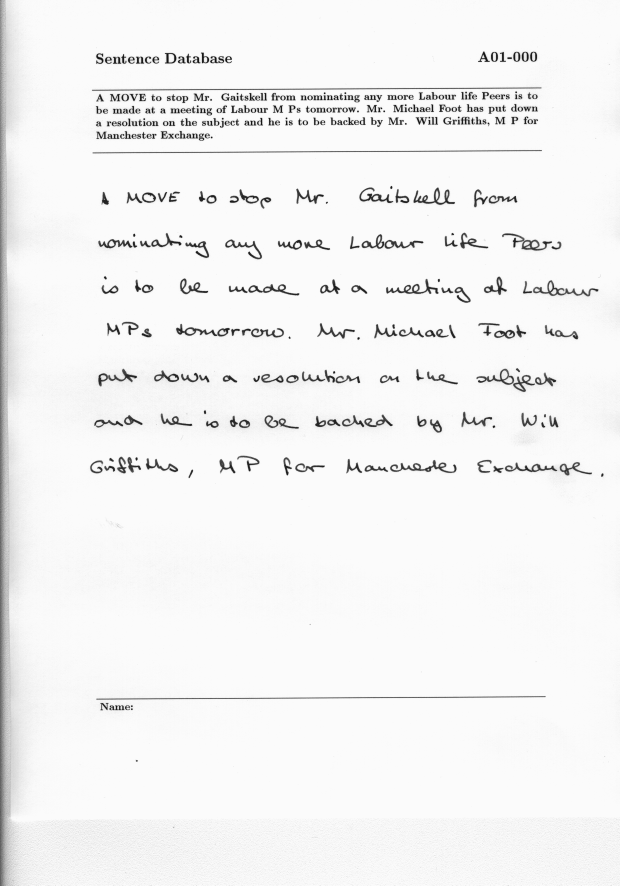
#> input picture dataset/0001.png, 2479 x 3542 px (shown at 1/4 size)
$ python -i preprocessing.py   (imports and definitions only)
#> lines starting #> are read from the running program, lines starting #| are printed output that depends on the picture; after the words box and inside, x2 and y2 are one past the last pixel; in counts of white or black regions, pixels touching at a corner belong together
#> further down, picture is the input picture: shape (3542, 2479, 3); min 14, max 251, mean 242.8
import cv2
from scipy.sparse.linalg import svds
import numpy as np

def to_grayscale(image):
    return cv2.cvtColor(image, cv2.COLOR_BGR2GRAY)

def resize_image(image, scale):
    return cv2.resize(image, (0, 0), fx=scale, fy=scale, interpolation=cv2.INTER_AREA)

def preprocess_image_by_svd(image, k):
#> called with k = 100
    h, w = image.shape
#> h = 3542; w = 2479
    max_k = min(h, w) - 1
#> max_k = 2478
    k = min(k, max_k)
#> k = 100
    U, S, Vt = svds(image.astype(np.float32), k=k)
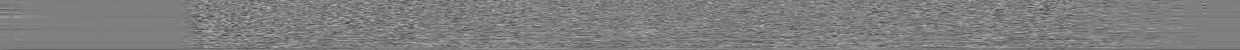
#> Vt: shape (100, 2479) float32 (shown at 1/2 size); min -0.136, max 0.139, mean -0.000198; drawn with min black and max white
#> S = 100 values from 2698.6 to 721317.8

    idx = np.argsort(S)[::-1]
#> idx = 100 values, max 99 at index 0, min 0 at index 99, mean 49.5
    U, S, Vt = U[:, idx], S[idx], Vt[idx, :]
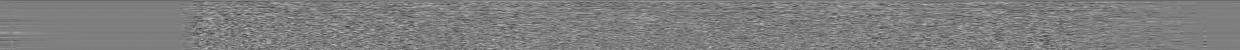
#> Vt: shape (100, 2479) float32 (shown at 1/2 size); min -0.136, max 0.139, mean -0.000198; drawn with min black and max white
#> S = 100 values, max 721317.8 at index 0, min 2698.6 at index 99, mean 13650.9

    reconstructed = U @ np.diag(S) @ Vt
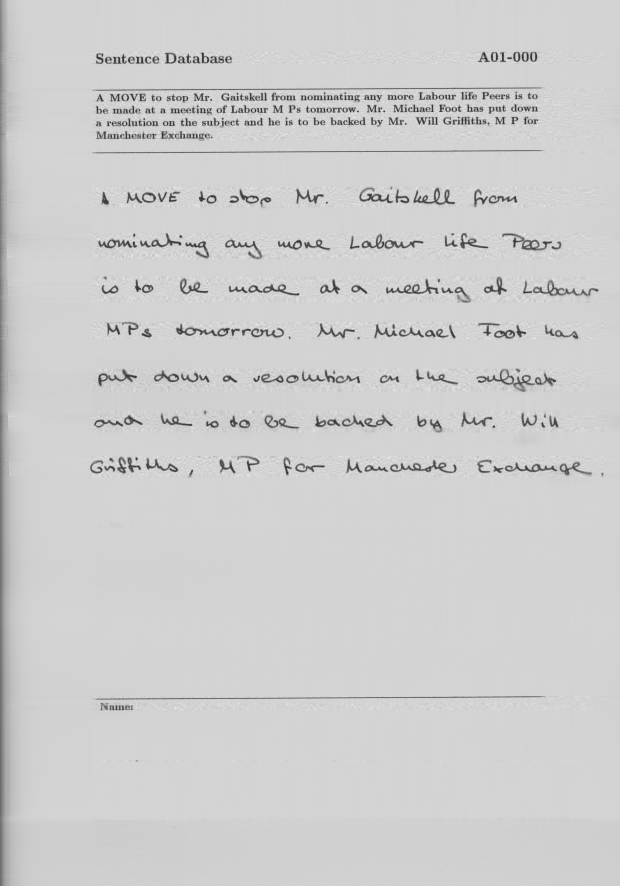
#> reconstructed: shape (3542, 2479) float32 (shown at 1/4 size); min -58.82, max 314.3, mean 242.8; drawn with min black and max white
    reconstructed -= reconstructed.min()
    reconstructed /= reconstructed.max()
    reconstructed *= 255
    return reconstructed.astype(np.uint8)

def standard_preprocessing(image):
    grayscale_image = to_grayscale(image)
    resized_image = resize_image(grayscale_image, 1)
    after_svd_image = preprocess_image_by_svd(resized_image, 100)
    _, binary = cv2.threshold(after_svd_image, 0, 255, cv2.THRESH_BINARY + cv2.THRESH_OTSU)
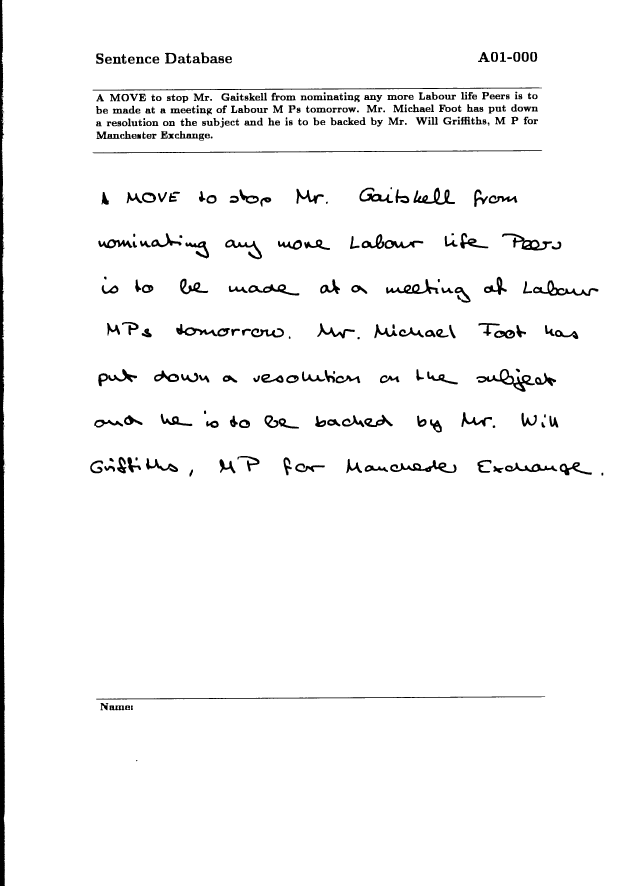
#> binary: shape (3542, 2479) (shown at 1/4 size); 96.6% white; 405 black regions (33 under 20 px), largest, box (x1, y1, x2, y2) and area: (0, 0, 21, 3542) 51687, (370, 350, 2168, 362) 6011, (370, 601, 2169, 613) 5890
    return binary

>>> import cv2
>>> picture = cv2.imread('../dataset/0001.png')
>>> result = standard_preprocessing(picture)

$ run again, on dataset/0002.png
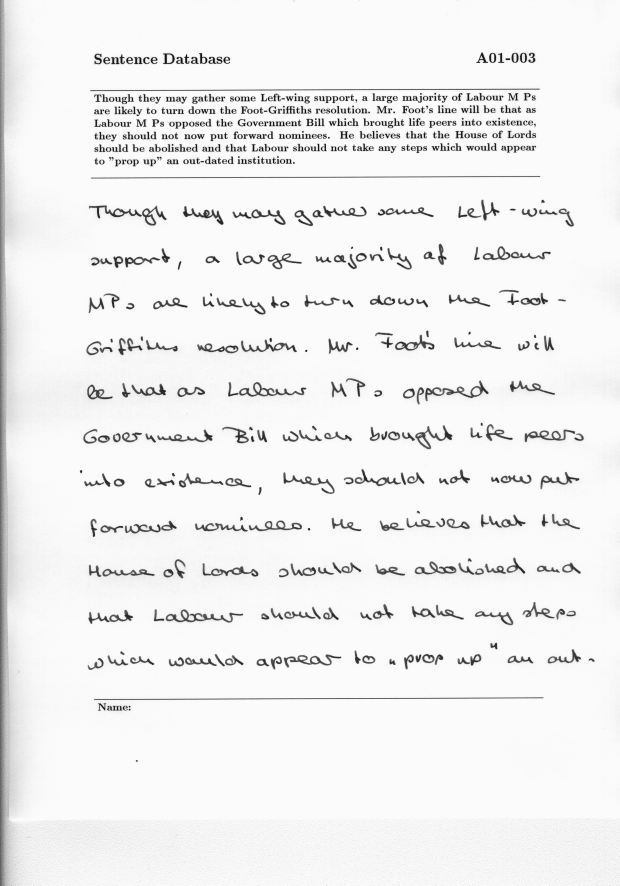
#> input picture dataset/0002.png, 2479 x 3542 px (shown at 1/4 size)
#> picture is the input picture: shape (3542, 2479, 3); min 15, max 251, mean 239.9
#> in preprocess_image_by_svd, `U, S, Vt = svds(image.astype(np.float32), k=k)`: S = 100 values from 3859.1 to 712997.8
#> idx = 100 values, max 99 at index 0, min 0 at index 99, mean 49.5
#> in preprocess_image_by_svd, `U, S, Vt = U[:, idx], S[idx], Vt[idx, :]`: S = 100 values, max 712997.8 at index 0, min 3859.1 at index 99, mean 14939.4
#> in preprocess_image_by_svd, `reconstructed = U @ np.diag(S) @ Vt`:
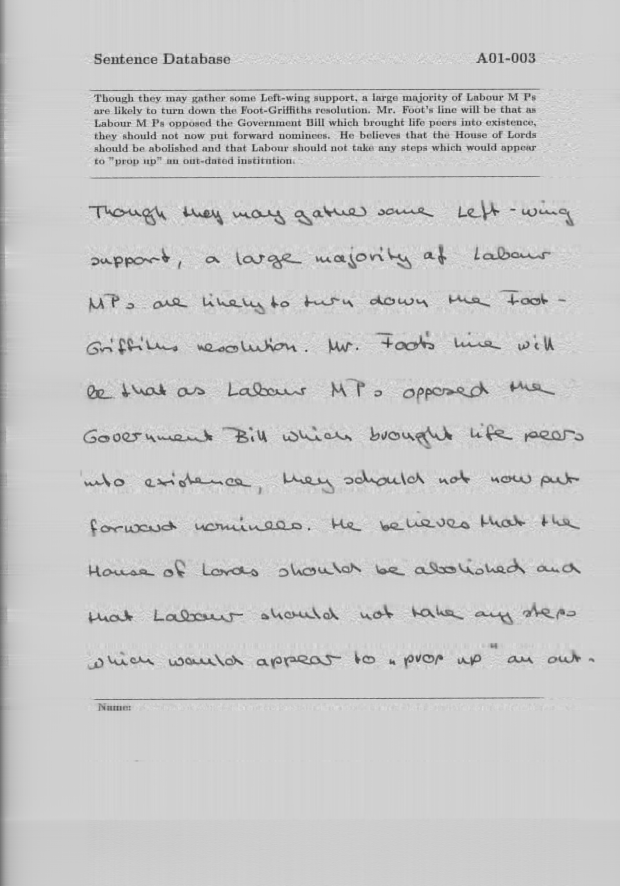
#> reconstructed: shape (3542, 2479) float32 (shown at 1/4 size); min -83.1, max 324.8, mean 239.9; drawn with min black and max white
#> in standard_preprocessing, `_, binary = cv2.threshold(after_svd_image, 0, 255, cv2.THRESH_BINARY +..`:
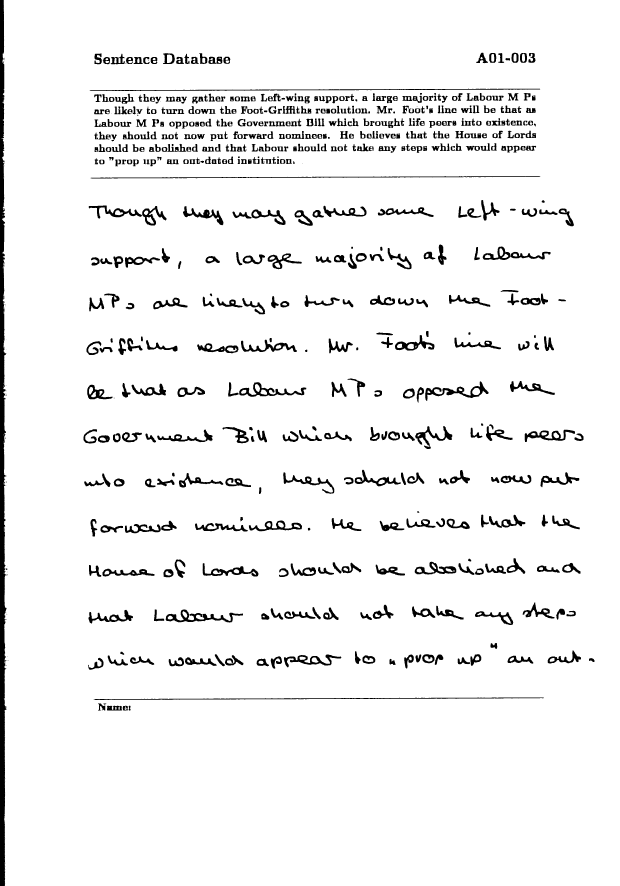
#> binary: shape (3542, 2479) (shown at 1/4 size); 94.6% white; 628 black regions (58 under 20 px), largest, box (x1, y1, x2, y2) and area: (0, 0, 30, 3542) 61992, (359, 355, 2161, 364) 6091, (374, 2790, 2176, 2800) 5905

$ run again, on dataset/0003.png
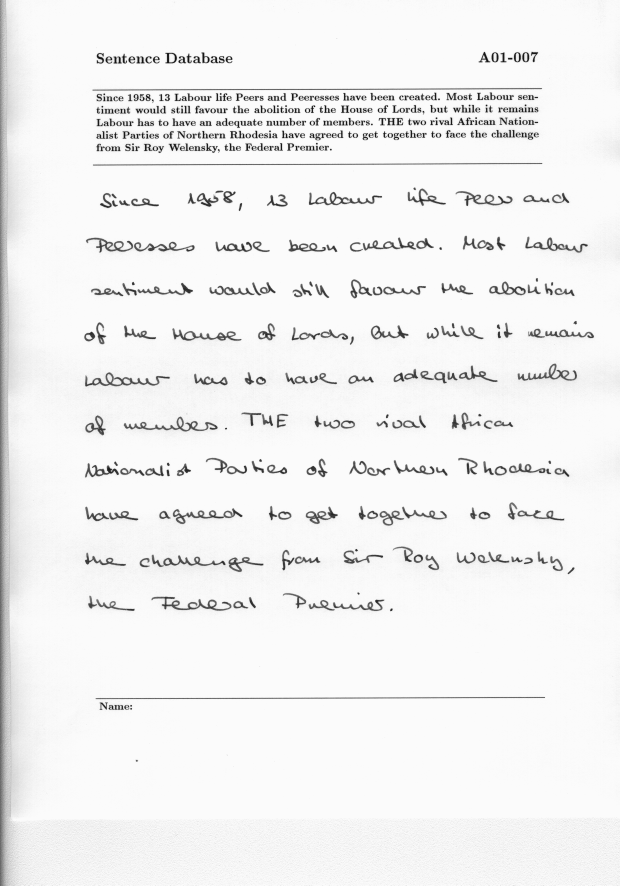
#> input picture dataset/0003.png, 2479 x 3542 px (shown at 1/4 size)
#> picture is the input picture: shape (3542, 2479, 3); min 15, max 251, mean 241
#> in preprocess_image_by_svd, `U, S, Vt = svds(image.astype(np.float32), k=k)`: S = 100 values from 3301.6 to 716106.6
#> idx = 100 values, max 99 at index 0, min 0 at index 99, mean 49.5
#> in preprocess_image_by_svd, `U, S, Vt = U[:, idx], S[idx], Vt[idx, :]`: S = 100 values, max 716106.6 at index 0, min 3301.6 at index 99, mean 14140.1
#> in preprocess_image_by_svd, `reconstructed = U @ np.diag(S) @ Vt`:
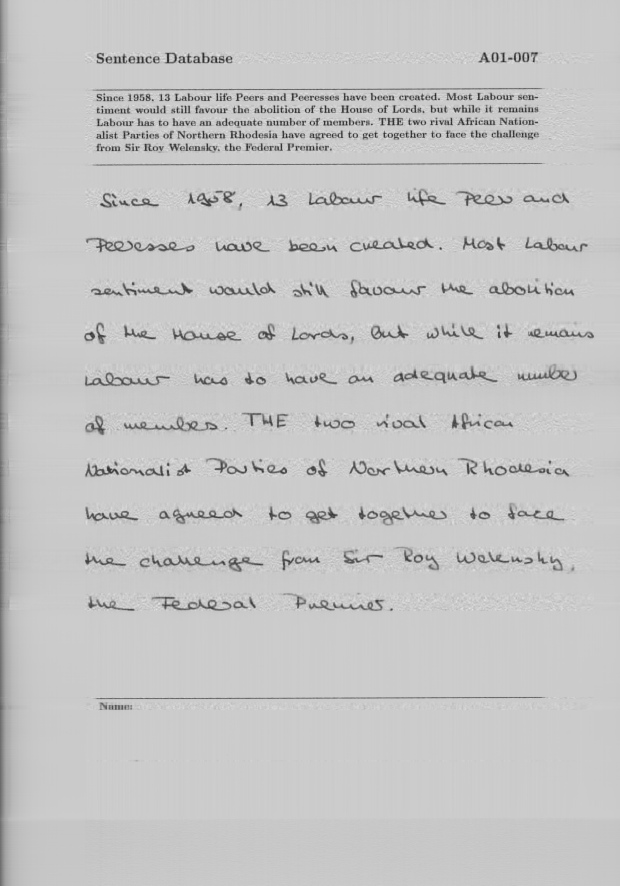
#> reconstructed: shape (3542, 2479) float32 (shown at 1/4 size); min -59.07, max 328.6, mean 241; drawn with min black and max white
#> in standard_preprocessing, `_, binary = cv2.threshold(after_svd_image, 0, 255, cv2.THRESH_BINARY +..`:
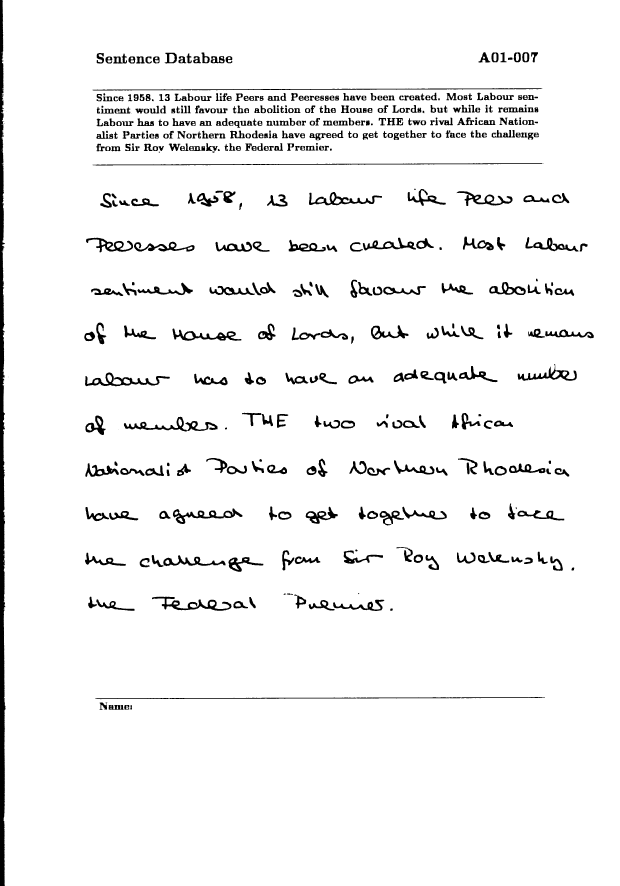
#> binary: shape (3542, 2479) (shown at 1/4 size); 95.4% white; 537 black regions (33 under 20 px), largest, box (x1, y1, x2, y2) and area: (0, 0, 23, 3542) 54322, (370, 353, 2169, 362) 6063, (370, 653, 2170, 662) 5797
